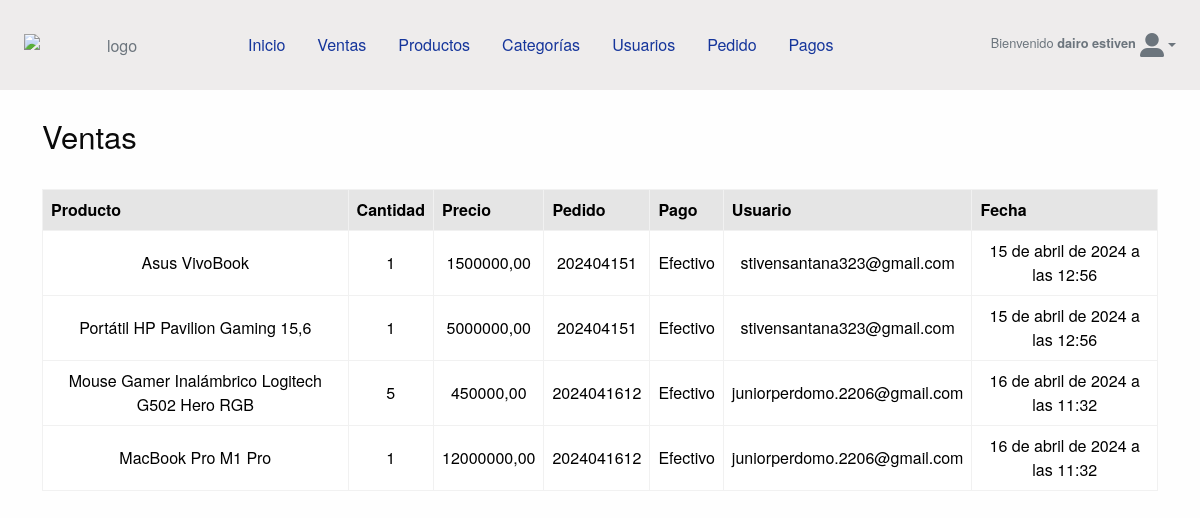
The app's page /pedido/admin/venta/ (signed in), older data.
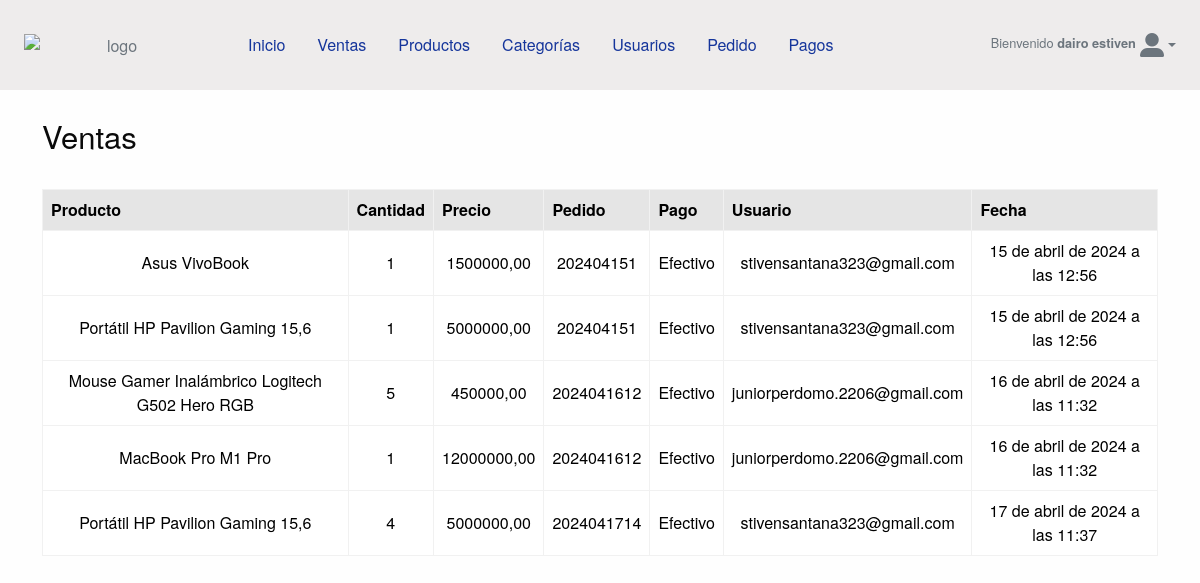
The same page, newer data.
### pedido/models.py (models this page shows, shortened)
class Ventas(models.Model):
    pedido = models.ForeignKey(Pedido, on_delete=models.CASCADE)
    pago = models.ForeignKey(Pago, on_delete=models.CASCADE)
    usuario = models.ForeignKey(Cuenta, on_delete=models.CASCADE)
    producto = models.ForeignKey(Producto, on_delete=models.CASCADE)
    cantidad = models.IntegerField()
    precio = models.DecimalField(max_digits=12, decimal_places=2, null=True)
    total = models.DecimalField(max_digits=12, decimal_places=2, null=True)
    fecha = models.DateTimeField(default=timezone.now)

class Pedido(models.Model):
    usuario = models.ForeignKey(Cuenta, on_delete=models.SET_NULL, null=True)
    pago = models.ForeignKey(Pago, on_delete=models.CASCADE, blank=True, null=True)
    numero_pedido = models.CharField(max_length=50)
    correo_electronico = models.EmailField(max_length=100)
    nombre = models.CharField(max_length=50)
    apellido = models.CharField(max_length=50)
    telefono = models.CharField(max_length=50)
    direccion = models.CharField(max_length=50)
    ordenado = models.BooleanField(default=False)
    direccion_local = models.CharField(max_length=50, blank=True)
    departamento = models.CharField(max_length=50, blank=True, null=True)
    municipio = models.CharField(max_length=50,  blank=True, null=True)
    codigo_postal = models.CharField(max_length=50)
    total_pedido = models.DecimalField(max_digits=12, decimal_places=2)

class Pago(models.Model):
    OPCIONES_ESTADO_PAGOS = [
        ("En espera de verificación", "En espera de verificación"),
        ("Aprobado", "Aprobado"),
        ("Rechazado", "Rechazado"),
    ]
    OPCIONES_ENVIO = [
        ("En espera de verificación", "En espera de verificación"),
        ("Aprobado", "Aprobado"),
        ("Rechazado", "Rechazado"),
    ]
    usuario = models.ForeignKey(Cuenta, on_delete=models.CASCADE, null=True, blank=True)
    metodo_pago = models.CharField(max_length=50, null=True, blank=True)
    cantidad_pagada = models.DecimalField(max_digits=12, decimal_places=2,  null=True, blank=True)
    comprobante = models.ImageField(
        upload_to="comprobantes/",
        validators=[validate_image_file_extension]
    )
    estado_pago = models.CharField(
        max_length=50, choices=OPCIONES_ESTADO_PAGOS, default="En espera de verificación"
    )
    estado_envio = models.CharField(
        max_length=50, choices=OPCIONES_ENVIO, default="En espera de verificación"
    )
    fecha = models.DateTimeField(default=timezone.now)
    def __str__(self):
        return self.metodo_pago

### tienda/models.py (models this page shows, shortened)
class Producto(models.Model):
    nombre = models.CharField(max_length=80, unique=True)
    slug = models.SlugField(max_length=80, unique=True)
    descripcion = models.TextField(max_length=1000)
    precio = models.DecimalField(max_digits=12, decimal_places=2)
    stock = models.IntegerField()
    imagen = models.ImageField(
        upload_to="productos/",
        validators=[FileExtensionValidator(allowed_extensions=["jpg", "png"])],
    )
    disponible = models.BooleanField(default=True)
    categoria = models.ForeignKey(Categoria, on_delete=models.CASCADE)
    def __str__(self):
        return self.nombre

### cuenta/models.py (models this page shows, shortened)
class Cuenta(AbstractBaseUser):
    nombre = models.CharField(max_length=25)
    apellido = models.CharField(max_length=25)
    username = models.CharField(max_length=25, unique=True, verbose_name="usuario")
    correo_electronico = models.EmailField(max_length=50, unique=True)
    telefono = models.CharField(max_length=12)
    inicio_acceso = models.DateField(default=timezone.now)
    ultimo_acceso = models.DateField(default=timezone.now)
    is_staff = models.BooleanField(default=False, verbose_name="usuario")
    is_admin = models.BooleanField(default=False, verbose_name="Administrador")
    is_active = models.BooleanField(default=False, verbose_name="Actvio")
    USERNAME_FIELD = "correo_electronico"
    REQUIRED_FIELDS = ["nombre", "apellido", "username"]
    objects = ManejardorCuenta()
    def __str__(self):
        return self.correo_electronico

### config/decorators.py (the view)
    def wrapper(request, *args, **kwargs):
        cuenta = Cuenta.objects.get(correo_electronico=request.user)
        if cuenta.is_active and cuenta.is_staff and cuenta.is_admin:
            return view_func(request, *args, **kwargs)
        else:
            return redirect("inicio_sesion")

### pedido/views.py (called while the page is built)
@login_required(login_url="inicio_sesion")
@protect_route
def lista_venta(request):
    queryset = Ventas.objects.all()
    return render(
        request,
        "admin/venta/lista_venta.html",
        {"ventas": queryset},
    )

### tienda/context_processors.py (called while the page is built)
def enlaces_categorias(request):
    enlace = Categoria.objects.all()
    return dict(enlace_categoria=enlace)

### templates/admin/venta/lista_venta.html (shortened to what this page needs)
{% extends 'admin/base_admin.html' %}
{% load static %}
{% block content %}
  <div>
    <div class="container my-3">
      <div class="d-flex justify-content-between my-4">
        <div>
          <h3>Ventas</h3>
        </div>
      </div>
      <div class="d-flex justify-content-center text-center">
        <div class="col-12">
          <div class="table-responsive">
            <table id="tblAdmin" class="table table-hover table-bordered">
              <thead class="table-active">
                <tr>
                  <th scope="col">Producto</th>
                  <th scope="col">Cantidad</th>
                  <th scope="col">Precio</th>
                  <th scope="col">Pedido</th>
                  <th scope="col">Pago</th>
                  <th scope="col">Usuario</th>
                  <th scope="col">Fecha</th>
                </tr>
              </thead>
              <tbody>
                {% for v in ventas %}
                  <tr>
                    <td class="align-middle">
                      <span>{{ v.producto }}</span>
                    </td>
                    <td class="align-middle">{{ v.cantidad }}</td>
                    <td class="align-middle">{{ v.precio }}</td>
                    <td class="align-middle text-center">{{ v.pedido.numero_pedido }}</td>
                    <td class="align-middle text-center">{{ v.pago }}</td>
                    <td class="align-middle text-center">{{ v.usuario }}</td>
                    <td class="align-middle text-center">{{ v.fecha }}</td>
                  </tr>
                {% endfor %}
              </tbody>
            </table>
          </div>
        </div>
      </div>
    </div>
  </div>
{% endblock %}

Row changes from the older to the newer data that the page shows:
added Ventas: producto "Portátil HP Pavilion Gaming 15,6", cantidad "4", precio "5000000,00", pedido.numero_pedido "2024041714", pago "Efectivo", usuario "stivensantana323@gmail.com", fecha "17 de abril de 2024 a las 11:37"
